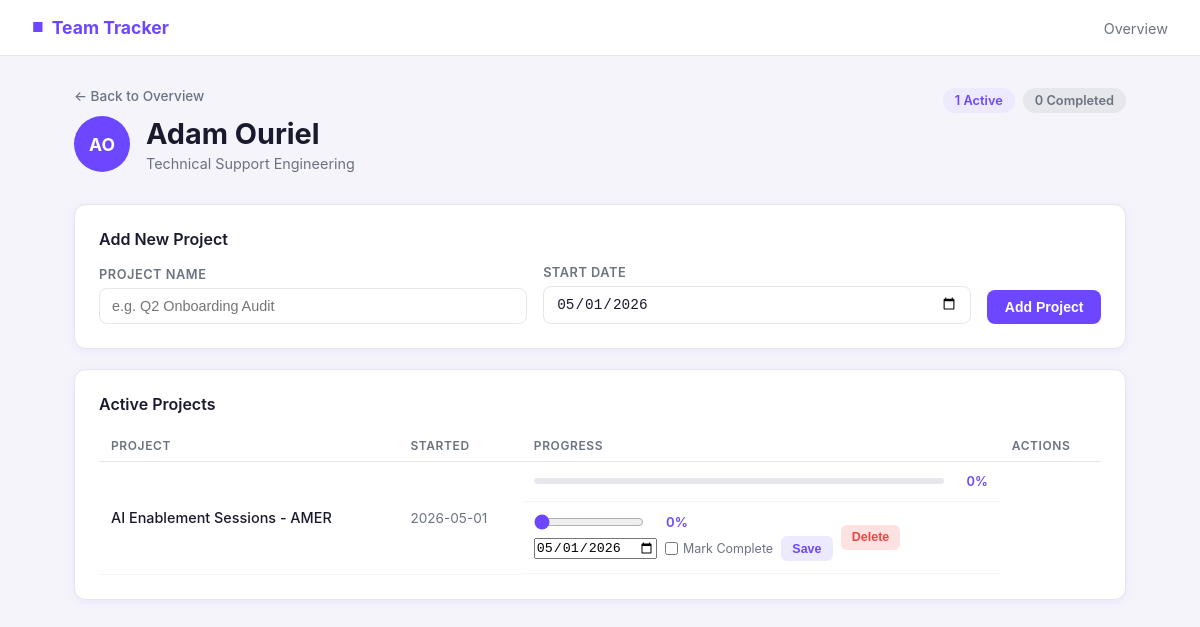
The app's page /teammate/1 with its own data.
### tables this page shows
CREATE TABLE teammates (
                id INTEGER PRIMARY KEY AUTOINCREMENT,
                name TEXT NOT NULL
            );

CREATE TABLE projects (
                id INTEGER PRIMARY KEY AUTOINCREMENT,
                teammate_id INTEGER NOT NULL,
                name TEXT NOT NULL,
                start_date TEXT NOT NULL,
                pct_complete INTEGER DEFAULT 0,
                completed_date TEXT,
                FOREIGN KEY (teammate_id) REFERENCES teammates(id)
            );

### app.py (the view)
@app.route('/teammate/<int:tid>')
def teammate(tid):
    db = get_db()
    t = db.execute('SELECT * FROM teammates WHERE id = ?', (tid,)).fetchone()
    if not t:
        return redirect(url_for('index'))
    projects = db.execute(
        'SELECT * FROM projects WHERE teammate_id = ? ORDER BY completed_date ASC, start_date DESC',
        (tid,)
    ).fetchall()
    history = {}
    for p in projects:
        history[p['id']] = db.execute(
            'SELECT pct_complete, updated_date FROM progress_history WHERE project_id = ? ORDER BY updated_date DESC',
            (p['id'],)
        ).fetchall()
    today_date = date.today()
    stale_ids = set()
    for p in projects:
        if p['completed_date']:
            continue
        h = history[p['id']]
        ref = h[0]['updated_date'] if h else p['start_date']
        if (today_date - datetime.strptime(ref, '%Y-%m-%d').date()).days >= 30:
            stale_ids.add(p['id'])
    return render_template('teammate.html', teammate=t, projects=projects, today=today_date.isoformat(), history=history, stale_ids=stale_ids)

### app.py (called while the page is built)
def get_db():
    conn = sqlite3.connect(DB)
    conn.row_factory = sqlite3.Row
    return conn

### templates/teammate.html (shortened to what this page needs)
{% extends "base.html" %}
{% block content %}
{% set initials = teammate.name.split()|map('first')|join('') %}
{% set active = projects|selectattr('completed_date', 'none')|list %}
{% set done = projects|rejectattr('completed_date', 'none')|list %}
<div class="page-header">
    <div class="header-left">
        <a href="/" class="back-link">&larr; Back to Overview</a>
        <div class="teammate-header">
            <div class="avatar avatar-lg">{{ initials }}</div>
            <div>
                <h1>{{ teammate.name }}</h1>
                <p class="subtitle">Technical Support Engineering</p>
            </div>
        </div>
    </div>
    <div class="header-stats">
        <div class="stat-pill">{{ active|length }} Active</div>
        <div class="stat-pill muted">{{ done|length }} Completed</div>
    </div>
</div>
<div class="section-card">
    <h2>Add New Project</h2>
    <form action="{{ url_for('add_project', tid=teammate.id) }}" method="POST" class="add-form">
        <div class="form-row">
            <div class="form-group">
                <label for="name">Project Name</label>
                <input type="text" id="name" name="name" placeholder="e.g. Q2 Onboarding Audit" required>
            </div>
            <div class="form-group">
                <label for="start_date">Start Date</label>
                <input type="date" id="start_date" name="start_date" value="{{ today }}" required>
            </div>
            <button type="submit" class="btn btn-primary">Add Project</button>
        </div>
    </form>
</div>
<div class="section-card">
    <h2>Active Projects</h2>
    {% if active %}
    <table class="projects-table">
        <thead>
            <tr>
                <th>Project</th>
                <th>Started</th>
                <th>Progress</th>
                <th>Actions</th>
            </tr>
        </thead>
        <tbody>
            {% for p in active %}
            <tr>
                <td class="project-name">
                    {{ p.name }}
                </td>
                <td class="date-cell">{{ p.start_date }}</td>
                <td class="progress-cell">
                    <div class="progress-bar">
                    </div>
                    <span class="pct-label">{{ p.pct_complete }}%</span>
                </td>
                <td class="actions-cell">
                    <form action="{{ url_for('update_project', pid=p.id) }}" method="POST" class="update-form">
                        <div class="slider-row">
                            <input type="range" name="pct_complete" id="range-{{ p.id }}"
                                   value="{{ p.pct_complete }}" min="0" max="100"
                                   oninput="document.getElementById('pct-display-{{ p.id }}').textContent = this.value + '%'">
                            <span id="pct-display-{{ p.id }}" class="pct-display">{{ p.pct_complete }}%</span>
                        </div>
                        <div class="form-actions">
                            <input type="date" name="update_date" value="{{ today }}" class="date-input" required>
                            <label class="complete-label">
                                <input type="checkbox" name="mark_complete"> Mark Complete
                            </label>
                            <button type="submit" class="btn btn-sm btn-secondary">Save</button>
                        </div>
                    </form>
                    <form action="{{ url_for('delete_project', pid=p.id) }}" method="POST"
                          onsubmit="return confirm('Delete this project?')">
                        <button type="submit" class="btn btn-sm btn-danger">Delete</button>
                    </form>
                </td>
            </tr>
            {% endfor %}
        </tbody>
    </table>
    {% else %}
    <p class="empty-state">No active projects. Add one above.</p>
    {% endif %}
</div>
{% endblock %}

### records on screen
teammates: name "Adam Ouriel"
projects: name "AI Enablement Sessions - AMER", start_date "2026-05-01", pct_complete "0", update_date "05/01/2026"

### other values on screen
{{ initials }} "AO"
{{ active|length }} "1"
{{ done|length }} "0"
